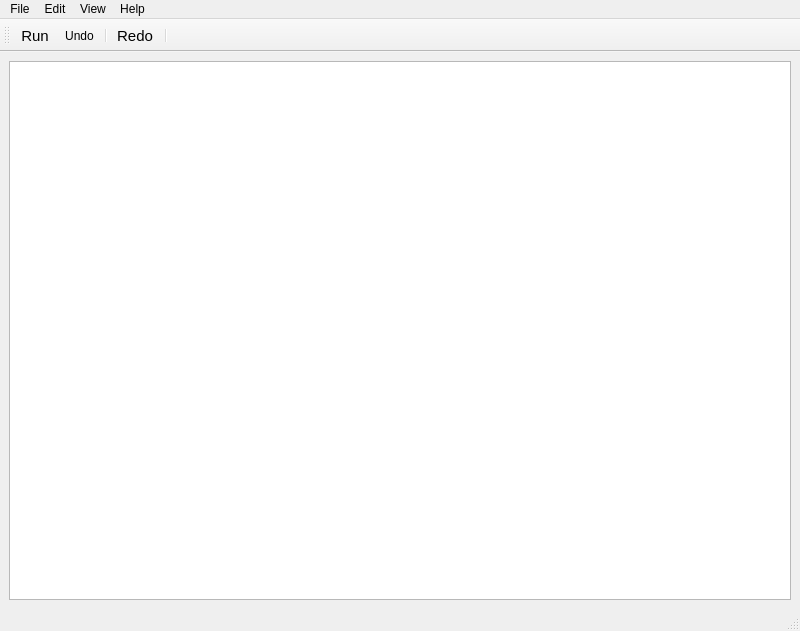
<?xml version="1.0" encoding="UTF-8"?>
<ui version="4.0">
 <class>MainWindow</class>
 <widget class="QMainWindow" name="MainWindow">
  <property name="geometry">
   <rect>
    <x>0</x>
    <y>0</y>
    <width>800</width>
    <height>631</height>
   </rect>
  </property>
  <property name="windowTitle">
   <string>MainWindow</string>
  </property>
  <widget class="QWidget" name="centralwidget">
   <layout class="QVBoxLayout" name="verticalLayout">
    <item>
     <widget class="QTextEdit" name="textEdit"/>
    </item>
   </layout>
  </widget>
  <widget class="QMenuBar" name="menubar">
   <property name="geometry">
    <rect>
     <x>0</x>
     <y>0</y>
     <width>800</width>
     <height>21</height>
    </rect>
   </property>
   <widget class="QMenu" name="menuFile">
    <property name="title">
     <string>File</string>
    </property>
    <addaction name="actionNew_File"/>
    <addaction name="actionNew_Window"/>
    <addaction name="actionSave"/>
    <addaction name="actionSave_All"/>
    <addaction name="actionSave_As"/>
    <addaction name="actionExit"/>
   </widget>
   <widget class="QMenu" name="menuEdit">
    <property name="title">
     <string>Edit</string>
    </property>
    <addaction name="actionCopy"/>
    <addaction name="actionPaste"/>
    <addaction name="actionFind"/>
   </widget>
   <widget class="QMenu" name="menuView">
    <property name="title">
     <string>View</string>
    </property>
    <addaction name="actionSearch"/>
    <addaction name="actionExplore"/>
   </widget>
   <widget class="QMenu" name="menuHelp">
    <property name="title">
     <string>Help</string>
    </property>
    <addaction name="actionWelcome"/>
    <addaction name="actionAbout"/>
   </widget>
   <addaction name="menuFile"/>
   <addaction name="menuEdit"/>
   <addaction name="menuView"/>
   <addaction name="menuHelp"/>
  </widget>
  <widget class="QStatusBar" name="statusbar"/>
  <widget class="QToolBar" name="toolBar">
   <property name="windowTitle">
    <string>toolBar</string>
   </property>
   <attribute name="toolBarArea">
    <enum>TopToolBarArea</enum>
   </attribute>
   <attribute name="toolBarBreak">
    <bool>false</bool>
   </attribute>
   <addaction name="actionRun"/>
   <addaction name="actionUndo"/>
   <addaction name="separator"/>
   <addaction name="actionRedo"/>
   <addaction name="separator"/>
  </widget>
  <action name="actionNew_File">
   <property name="text">
    <string>New File</string>
   </property>
   <property name="font">
    <font>
     <pointsize>11</pointsize>
    </font>
   </property>
  </action>
  <action name="actionNew_Window">
   <property name="text">
    <string>New Window</string>
   </property>
   <property name="font">
    <font>
     <pointsize>11</pointsize>
    </font>
   </property>
  </action>
  <action name="actionSave">
   <property name="text">
    <string>Save</string>
   </property>
   <property name="font">
    <font>
     <pointsize>11</pointsize>
    </font>
   </property>
  </action>
  <action name="actionSave_All">
   <property name="text">
    <string>Save All</string>
   </property>
   <property name="font">
    <font>
     <pointsize>11</pointsize>
    </font>
   </property>
  </action>
  <action name="actionSave_As">
   <property name="text">
    <string>Save As..</string>
   </property>
   <property name="font">
    <font>
     <pointsize>11</pointsize>
    </font>
   </property>
  </action>
  <action name="actionExit">
   <property name="icon">
    <iconset>
     <normalon>:/C:/Users/KISHAN THAKUR/Pictures/image/exit.png</normalon>
    </iconset>
   </property>
   <property name="text">
    <string>Exit</string>
   </property>
   <property name="font">
    <font>
     <pointsize>11</pointsize>
    </font>
   </property>
  </action>
  <action name="actionUndo">
   <property name="icon">
    <iconset>
     <normalon>:/C:/Users/KISHAN THAKUR/Pictures/image/undo.png</normalon>
    </iconset>
   </property>
   <property name="text">
    <string>Undo</string>
   </property>
  </action>
  <action name="actionRedo">
   <property name="icon">
    <iconset>
     <normalon>:/C:/Users/KISHAN THAKUR/Pictures/image/redo.png</normalon>
    </iconset>
   </property>
   <property name="text">
    <string>Redo</string>
   </property>
   <property name="font">
    <font>
     <pointsize>11</pointsize>
    </font>
   </property>
  </action>
  <action name="actionCopy">
   <property name="icon">
    <iconset>
     <normalon>:/C:/Users/KISHAN THAKUR/Pictures/image/copying.png</normalon>
    </iconset>
   </property>
   <property name="text">
    <string>Copy</string>
   </property>
   <property name="font">
    <font>
     <pointsize>11</pointsize>
    </font>
   </property>
  </action>
  <action name="actionPaste">
   <property name="icon">
    <iconset>
     <normalon>:/C:/Users/KISHAN THAKUR/Pictures/image/Paste.png</normalon>
    </iconset>
   </property>
   <property name="text">
    <string>Paste</string>
   </property>
   <property name="font">
    <font>
     <pointsize>11</pointsize>
    </font>
   </property>
  </action>
  <action name="actionFind">
   <property name="icon">
    <iconset>
     <normalon>:/C:/Users/KISHAN THAKUR/Pictures/image/search.png</normalon>
    </iconset>
   </property>
   <property name="text">
    <string>Find</string>
   </property>
   <property name="font">
    <font>
     <pointsize>11</pointsize>
    </font>
   </property>
  </action>
  <action name="actionRun">
   <property name="icon">
    <iconset>
     <normalon>:/C:/Users/KISHAN THAKUR/Pictures/image/run.png</normalon>
    </iconset>
   </property>
   <property name="text">
    <string>Run</string>
   </property>
   <property name="font">
    <font>
     <pointsize>11</pointsize>
    </font>
   </property>
  </action>
  <action name="actionSearch">
   <property name="icon">
    <iconset>
     <normalon>:/C:/Users/KISHAN THAKUR/Pictures/image/search.png</normalon>
    </iconset>
   </property>
   <property name="text">
    <string>Search</string>
   </property>
   <property name="font">
    <font>
     <pointsize>11</pointsize>
    </font>
   </property>
  </action>
  <action name="actionExplore">
   <property name="text">
    <string>Explore</string>
   </property>
   <property name="font">
    <font>
     <pointsize>11</pointsize>
    </font>
   </property>
  </action>
  <action name="actionWelcome">
   <property name="text">
    <string>Welcome</string>
   </property>
   <property name="font">
    <font>
     <pointsize>11</pointsize>
    </font>
   </property>
  </action>
  <action name="actionAbout">
   <property name="icon">
    <iconset>
     <normalon>:/C:/Users/KISHAN THAKUR/Pictures/image/information-button.png</normalon>
    </iconset>
   </property>
   <property name="text">
    <string>About</string>
   </property>
   <property name="font">
    <font>
     <pointsize>11</pointsize>
    </font>
   </property>
  </action>
 </widget>
 <resources/>
 <connections/>
</ui>
